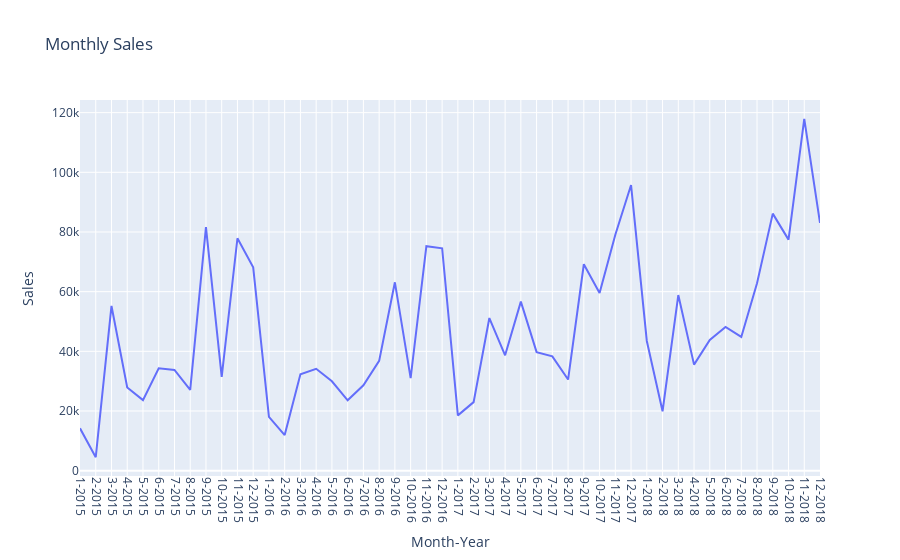

The notebook cell saved with this chart:
### Markdown cell above
<h4>Vẽ biểu đồ timeseries</h4>

### Code cell
monthly_sales['Month-Year'] = monthly_sales['Month'].astype(str) + '-' + monthly_sales['Year'].astype(str)
monthly_sales = monthly_sales.sort_values(['Year', 'Month'])
fig = px.line(monthly_sales, x='Month-Year', y='Sales', title='Monthly Sales',
              labels={'Month-Year': 'Month-Year', 'Sales': 'Sales'})
fig.update_traces(hovertemplate='Date: %{x}<br>Sales: %{y:,.2f}<extra></extra>')
fig.update_xaxes(tickangle=90)
fig.show()

### Figure 1 — Plotly figure (JSON) as saved in the notebook; plotly's stock layout.template omitted (floating-point values rounded to 4 significant figures)
{"data": [{"hovertemplate": "Date: %{x}<br>Sales: %{y:,.2f}<extra></extra>", "legendgroup": "", "line": {"color": "#636efa", "dash": "solid"}, "marker": {"symbol": "circle"}, "mode": "lines", "name": "", "orientation": "v", "showlegend": false, "type": "scatter", "x": ["1-2015", "2-2015", "3-2015", "4-2015", "5-2015", "6-2015", "7-2015", "8-2015", "9-2015", "10-2015", "11-2015", "12-2015", "1-2016", "2-2016", "3-2016", "4-2016", "5-2016", "6-2016", "7-2016", "8-2016", "9-2016", "10-2016", "11-2016", "12-2016", "1-2017", "2-2017", "3-2017", "4-2017", "5-2017", "6-2017", "7-2017", "8-2017", "9-2017", "10-2017", "11-2017", "12-2017", "1-2018", "2-2018", "3-2018", "4-2018", "5-2018", "6-2018", "7-2018", "8-2018", "9-2018", "10-2018", "11-2018", "12-2018"], "xaxis": "x", "y": [14210.0, 4520.0, 55210.0, 27910.0, 23640.0, 34320.0, 33780.0, 27120.0, 81620.0, 31450.0, 77910.0, 68170.0, 18070.0, 11950.0, 32340.0, 34150.0, 29960.0, 23600.0, 28610.0, 36820.0, 63130.0, 31010.0, 75250.0, 74540.0, 18540.0, 22980.0, 51170.0, 38680.0, 56660.0, 39720.0, 38320.0, 30540.0, 69190.0, 59580.0, 79070.0, 95740.0, 43480.0, 19920.0, 58860.0, 35540.0, 43830.0, 48190.0, 44830.0, 62840.0, 86150.0, 77450.0, 117900.0, 83030.0], "yaxis": "y"}], "layout": {"legend": {"tracegroupgap": 0}, "title": {"text": "Monthly Sales"}, "xaxis": {"anchor": "y", "domain": [0, 1], "tickangle": 90, "title": {"text": "Month-Year"}}, "yaxis": {"anchor": "x", "domain": [0, 1], "title": {"text": "Sales"}}}}
